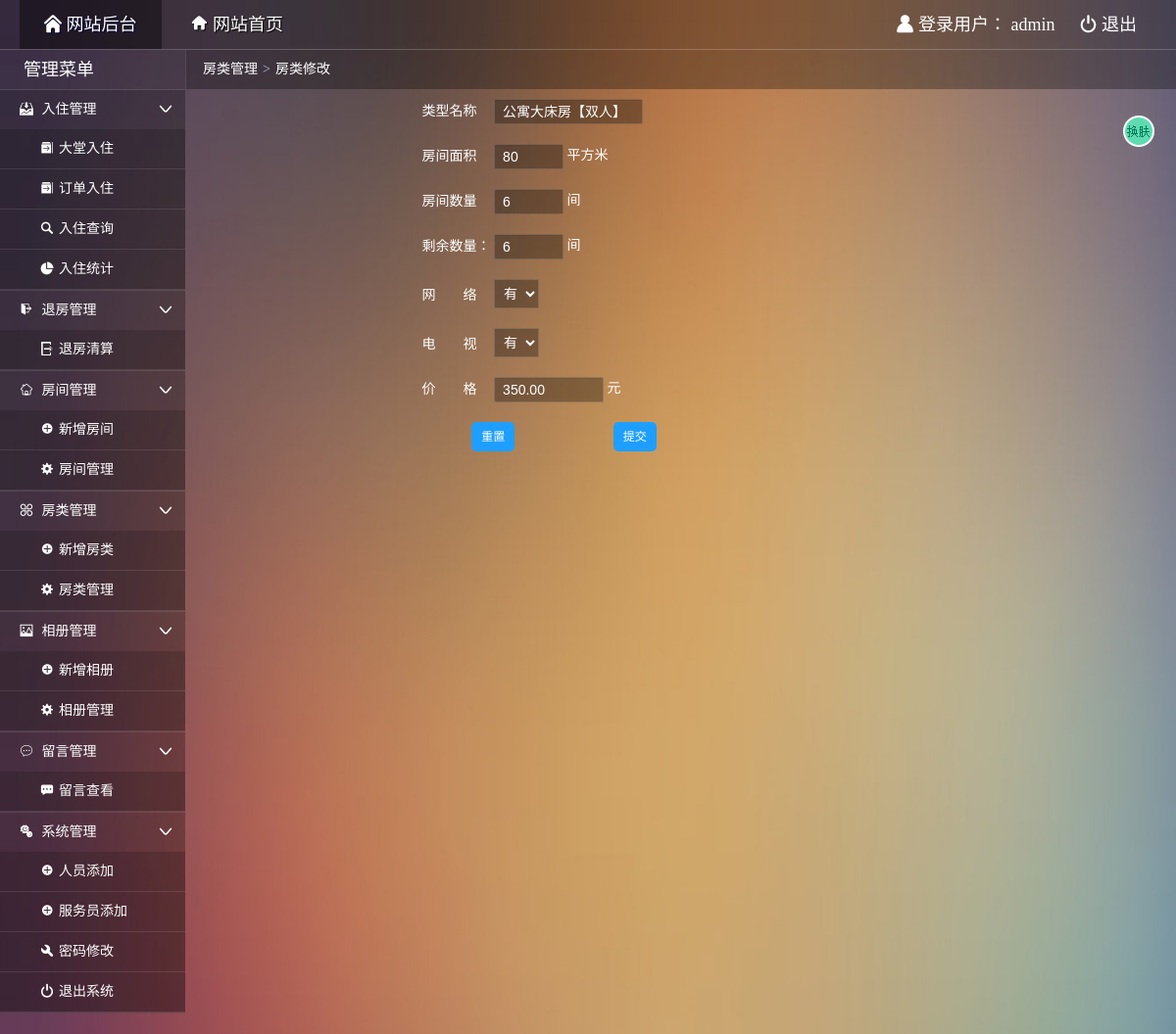
The page /admin/admin_rtypemod.php?rid=1006 (signed in) on the database as committed earlier.
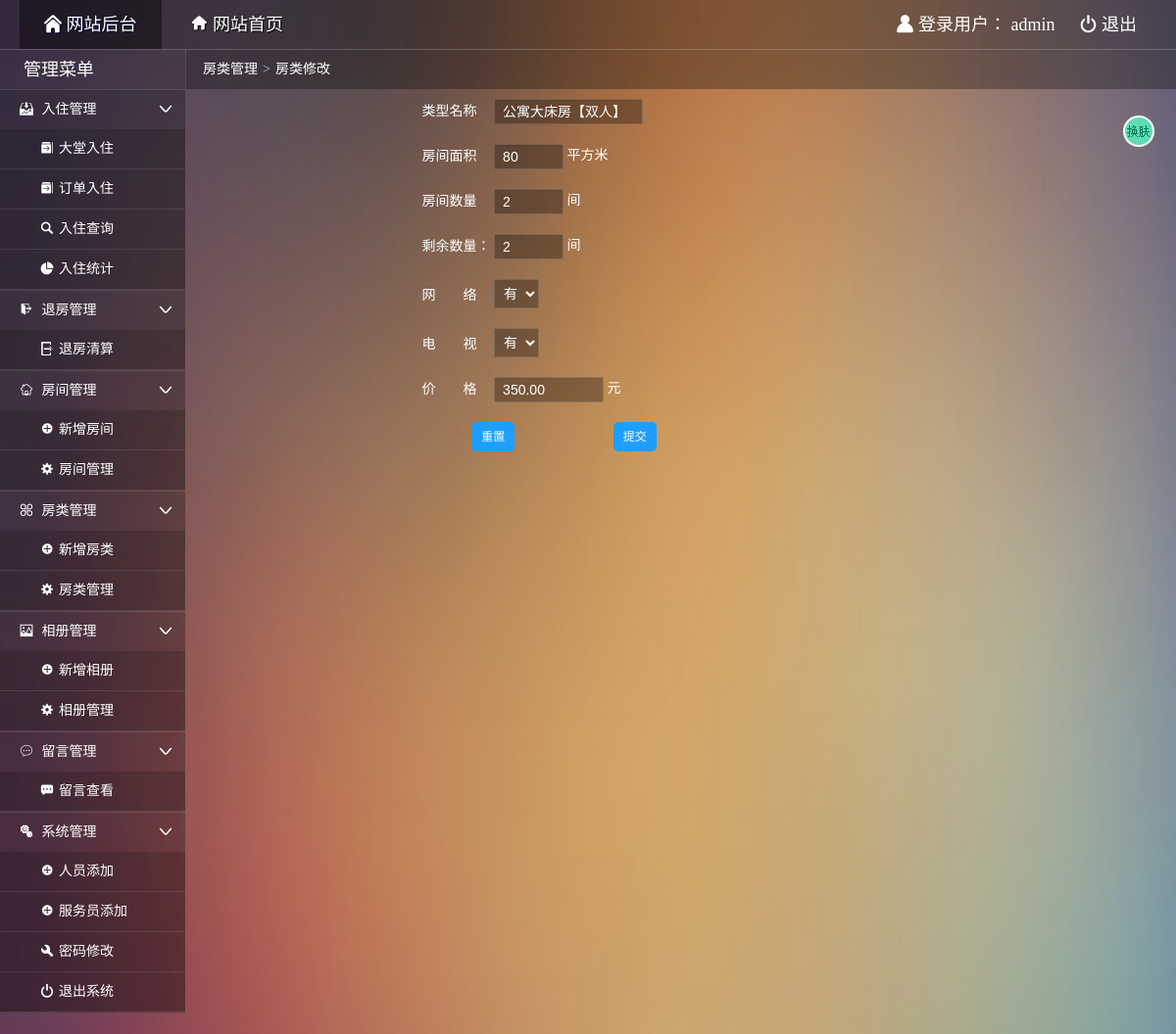
The same page on the database as committed later.
### tables this page shows
CREATE TABLE IF NOT EXISTS `roomtype` (
  `typeid` int(4) NOT NULL auto_increment COMMENT '类型标识',
  `typename` varchar(20) NOT NULL COMMENT '类型名称',
  `area` varchar(2) NOT NULL COMMENT '房间面积',
  `hasNet` char(1) NOT NULL default '有' COMMENT '网络',
  `hasTV` char(1) NOT NULL default '有' COMMENT '有线电视',
  `price` decimal(8,2) NOT NULL COMMENT '价格',
  `totalnum` int(4) NOT NULL COMMENT '房间数量',
  `leftnum` int(4) NOT NULL COMMENT '剩余数量',
  PRIMARY KEY  (`typeid`)
);

### admin/admin_rtypemod.php (the view, shortened to what this page needs)
<!doctype html>
<html>
<head>
  <link rel="stylesheet" type="text/css" href="css/common.css"/>
  <link rel="stylesheet" type="text/css" href="css/main.css"/>
</head>
<body>
  <div class="topbar-wrap white">
    <div class="topbar-inner clearfix">
      <div class="topbar-logo-wrap clearfix">
        <ul class="navbar-list clearfix">
          <li><a class="on" href="admin_index.php"><i class="icon-font">&#xe622;</i> 网站后台</a></li>
          <li><a href="../index.php" target="_blank"><i class="icon-font">&#xe681;</i> 网站首页</a></li>
        </ul>
      </div>
      <div class="top-info-wrap">
        <ul class="top-info-list clearfix">
          <li><i class="icon-font">&#xe607;</i> 登录用户：
            <?php
            if($_SESSION["aname"]){
              echo $_SESSION["aname"];
            }else{
              header("location:index.php");
              exit;
            }
            ?>
            </li>
          <li><a href="admin_logout.php"><i class="icon-font">&#xe638;</i> 退出</a></li>
        </ul>
      </div>
    </div>
  </div>
  <div class="container clearfix">
    <?php
      require("../dbconnect.php");
      $sql="select * from roomtype where typeid='".$_GET["rid"]."'";
      $arr=mysqli_query($db_link,$sql);
      $rows=mysqli_fetch_row($arr);
    ?>
    <div class="main-wrap">
      <div class="crumb-wrap">
        <div class="crumb-list"><i class="icon-font"></i><a href="admin_rtypemgr.php">房类管理</a><span class="crumb-step">&gt;</span><span class="crumb-name">房类修改</span></div>
      </div>
      <div class="result-wrap">
        <form id="myform" name="myform" method="post" action="update.php?mtid=<?php echo $rows[0] ?>">
        <ul class="order">
          <li>
            <label for="typename">类型名称&emsp;</label>
            <input name="typename" type="text" id="typename" value="<?php echo $rows[1] ?>" size="15" maxlength="50" />
          </li>
          <li>
            <label for="area">房间面积&emsp;</label>
            <input name="area" type="text" id="area" value="<?php echo $rows[2] ?>" size="5" maxlength="50" /> 平方米
          </li>
          <li>
            <label for="totalnum">房间数量&emsp;</label>
            <input name="totalnum" type="text" id="totalnum" value="<?php echo $rows[6] ?>" size="5" maxlength="10" /> 间
          </li>
          <li>
            <label for="leftnum">剩余数量：</label>
            <input name="leftnum" type="text" id="leftnum" value="<?php echo $rows[7] ?>" size="5" maxlength="10" /> 间
          </li>
          <li>
            <label for="hasNet">网&emsp;&emsp;络&emsp;</label>
            <select name="hasNet" id='hasNet'>
              <option value="<?php echo $rows[3] ?>" selected><?php echo $rows[3] ?></option>
            </select>
          </li>
          <li>
            <label for="hasTv">电&emsp;&emsp;视&emsp;</label>
            <select name="hasTV" id="hasTv">
              <option value="<?php echo $rows[4] ?>" selected><?php echo $rows[4] ?></option>
            </select>
          </li>
          <li>
            <label for="price">价&emsp;&emsp;格&emsp;</label>
            <input name="price" type="text" id="price" value="<?php echo $rows[5] ?>" size="10" maxlength="15" /> 元
          </li>
          <li>
            <input type="reset" class="reset" name="submit2" id="button2" value="重置" />
            <input type="submit" name="submit" id="button" value="提交" />
          </li>
        </ul>
        </form>
      </div>
    </div>
  </div>
</body>
</html>

Rows that differ between the two databases and show on the page:
changed roomtype "公寓大床房【双人】": totalnum "6" → "2"; leftnum "6" → "2"
